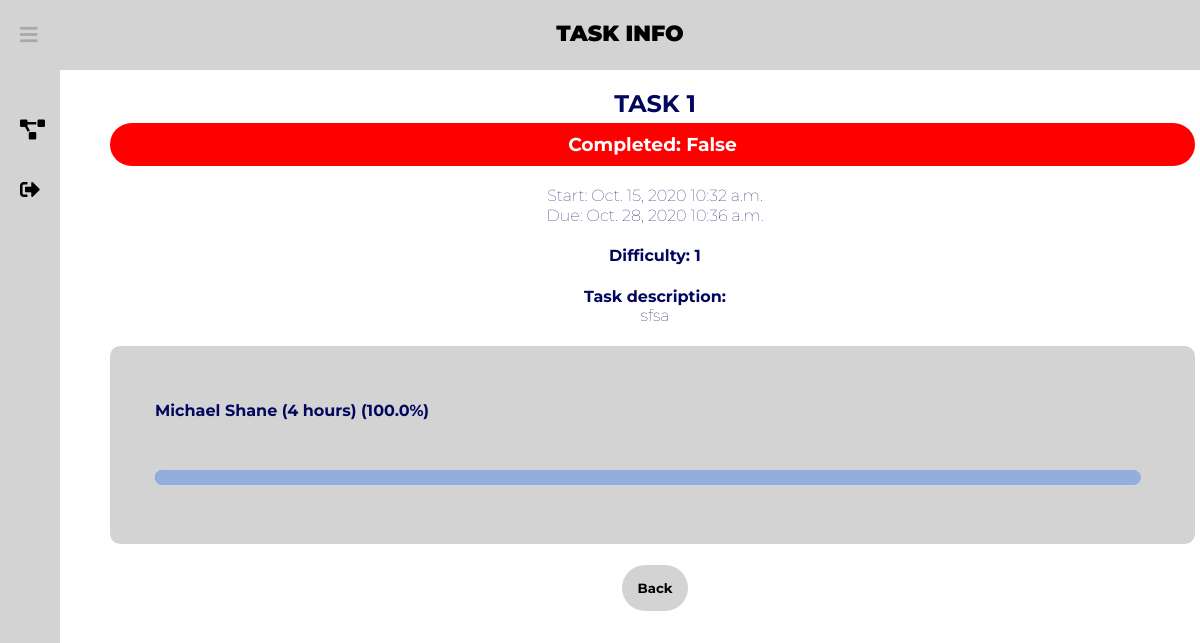
The app's page /dashboard/task-info/9/ (signed in) with its own data.
### projects/models.py (models this page shows, shortened)
class Task(models.Model):
    taskname = models.CharField(max_length=50)
    taskdesc = models.TextField(max_length=500)
    sourceproject = models.ForeignKey(Project, default=None, on_delete=models.CASCADE)
    task_done = models.BooleanField(default=False)
    start_date = models.DateField(default=None)
    start_time = models.TimeField(default=None)
    due_date = models.DateField(default=None)
    due_time = models.TimeField(default=None)
    difficulty = models.PositiveIntegerField(default=1)
    class Meta:
        verbose_name = "Task"
    def __str__(self):
        return str(self.taskname)

### projects/views.py (the view)
# urls.py: path('dashboard/task-info/<int:task>/', project_views.task_info, name='task-info'),
@login_required(login_url="/signin")
def task_info(response, task):
    members = []
    prop = []
    task = Task.objects.filter(pk=task)[0]
    project = task.sourceproject
    task_members = TaskStudents.objects.filter(task_id=task.id).values_list('student_id')
    tasks = TaskStudents.objects.filter(task_id=task.id)
    task_time = []
    total_tasktime = 0
    for t in tasks:
        if t.task.sourceproject == project:
            task_time.append(t.time)
    for i in range(len(task_time)):
        total_tasktime += int(str(task_time[i]))
    for i in range(len(task_members)):
        memberProportion = round(int(str(task_time[i])) / total_tasktime * 100, 2)
        prop.append(memberProportion)
        members.append(
            str(User.objects.get(id=task_members[i][0]).get_full_name()) + " (" + str(task_time[i]) + " hours) (" + str(
                memberProportion) + "%)")
    data = zip(members, prop)
    arg = {
        "Task": task,
        "Size": range(len(task_members)),
        "Data": data,
        "checkTeacher": response.user.is_staff
    }
    response.session['project_id'] = str(task.sourceproject)
    response.session['task'] = task.id
    if task.task_done:
        arg['button_display'] = "none"
    else:
        arg['button_display'] = "block"
    r = close_task(response, task.id)
    if r:
        return redirect('/dashboard/task-info/' + str(task.id) + '/')
    s = delete_task(response, task.id)
    if s:
        return redirect('/dashboard/project-info/' + str(project.id) + '/')
    arg['Project'] = project.id
    return render(response, 'TaskInfo.html', arg)

### projects/models.py (called while the page is built)
    def __str__(self):
        return str(self.title)

### projects/views.py (called while the page is built)
@login_required(login_url="/signin")
def close_task(response, task):
    task = Task.objects.filter(pk=task)[0]
    curr = Task.objects.filter(id=task.id)[0]
    retVal = False
    if response.method == 'GET':
        if response.GET.get('yesbtn'):
            curr.completed()
            curr.save()
            retVal = True
    return retVal

@login_required(login_url="/signin")
def delete_task(response, task):
    task = Task.objects.filter(pk=task)[0]
    curr = Task.objects.filter(id=task.id)[0]
    retVal = False
    if response.method == 'GET':
        if response.GET.get('yesbtn1'):
            curr.delete()
            retVal = True
    return retVal

### projects/templates/TaskInfo.html (shortened to what this page needs)
<!DOCTYPE html>
<html lang="en">
{% extends 'newbase.html' %}
{% load static %}
{% block content %}
<body>
<link rel="stylesheet" type="text/css" href="{% static 'taskinfo/taskinfo.css' %}">
{% block header %} TASK INFO {% endblock %}
    <div class="container">
        <h2 class="task-name">{{ Task }}</h2>
        {% if Task.task_done == False %}
            <h3 id="complete" style="background-color: red;"> Completed: {{ Task.task_done }} </h3>
        {% endif %}
        <h4 id="start"> Start: {{ Task.start_date }} {{ Task.start_time }}</h4>
        <h4 id="due"> Due: {{ Task.due_date }} {{ Task.due_time }}</h4>
        <h4> Difficulty: {{ Task.difficulty }}</h4>
        <h4> Task description: <br> <span style="font-weight:100;">{{ Task.taskdesc }}</span></h4>
        <div id="contribution">
        {% for mem, prop in Data %}
            <ul>
                <li id="mem"> {{ mem }} </li>
                <li id="percentBar"><div class="movingBar" style="width: calc(100% * {{prop}} / 105);"></div>|</li>
            </ul>
        {% endfor %}
        </div>
        <form action = "{% url 'project-info' project=Project %}" method="post">
            <button type="submit" id="backButton">Back</button>
        </form>
    </div>
</body>
{% endblock %}

### main/static/newbase/newbase.css (style rules this page uses)
body { margin: 0; padding: 0; font-family: Roboto, sans-serif; }

### projects/static/taskinfo/taskinfo.css (style rules this page uses)
body { font-family: 'Montserrat', sans-serif; color: rgba(2, 7, 93, 1); }
.container { margin-top: 70px; margin-left: 300px; text-align: center; }
.task-name { text-align: center; text-transform: uppercase; margin: 0 0 0 0; }
#complete { text-align: center; color: white; margin: 5px 5px 20px 0; min-width: 200px; padding: 10px 10px 10px 10px; border-radius: 1000px }
#start, #due { font-weight: 100; margin: 0 0 1px 0; }
#contribution { background-color: rgba(211,211,211,1); margin: 0 5px 16px 0; padding: 5px 5px 5px 5px; border-radius: 10px; text-align: left; }
li { color: rgba(2, 7, 93, 1); position: relative; margin: 50px 0; list-style: none; }
#percentBar { color: rgba(211, 211, 211, 1); }
#mem { font-weight: bold; }
#percentBar:before { content:" "; position: absolute; top: calc(100%+10px); left: 0; width: 95%; height: 15px; background-color: rgba(40, 94, 164, 0.8); border-radius: 1000px; }
.movingBar { content: " "; position: absolute; top: 0; left: 0; height: 15px; background-color: rgba(146, 174, 221, 1); border-radius: 1000px; animation-duration: 1s; animation-fill-mode: forwards; animation-name: bar; }
#backButton { background-color: rgba(211, 211,211, 1); color: black; font-family: 'Montserrat', sans-serif; font-weight: bold; padding: 15px 15px 15px 15px; margin: 5px 5px 5px 5px; border-radius: 30px; border: none; }

### records on screen
Task: taskname "TASK 1", task_done "False", start_date "Oct. 15, 2020", start_time "10:32 a.m.", due_date "Oct. 28, 2020", due_time "10:36 a.m.", difficulty "1", taskdesc "sfsa"

### other values on screen
{{ mem }} "Michael Shane (4 hours) (100.0%)"
